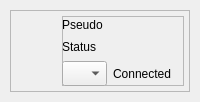
<?xml version="1.0" encoding="UTF-8"?>
<ui version="4.0">
 <class>Profile</class>
 <widget class="QWidget" name="Profile">
  <property name="geometry">
   <rect>
    <x>0</x>
    <y>0</y>
    <width>200</width>
    <height>102</height>
   </rect>
  </property>
  <property name="minimumSize">
   <size>
    <width>200</width>
    <height>50</height>
   </size>
  </property>
  <property name="maximumSize">
   <size>
    <width>200</width>
    <height>102</height>
   </size>
  </property>
  <property name="windowTitle">
   <string>Form</string>
  </property>
  <property name="styleSheet">
   <string notr="true"/>
  </property>
  <layout class="QHBoxLayout" name="horizontalLayout_4">
   <property name="spacing">
    <number>0</number>
   </property>
   <property name="leftMargin">
    <number>10</number>
   </property>
   <property name="topMargin">
    <number>10</number>
   </property>
   <property name="rightMargin">
    <number>10</number>
   </property>
   <property name="bottomMargin">
    <number>10</number>
   </property>
   <item>
    <widget class="QFrame" name="frame">
     <property name="frameShape">
      <enum>QFrame::StyledPanel</enum>
     </property>
     <property name="frameShadow">
      <enum>QFrame::Raised</enum>
     </property>
     <layout class="QHBoxLayout" name="horizontalLayout_3">
      <property name="leftMargin">
       <number>0</number>
      </property>
      <property name="topMargin">
       <number>0</number>
      </property>
      <property name="rightMargin">
       <number>0</number>
      </property>
      <property name="bottomMargin">
       <number>0</number>
      </property>
      <item>
       <layout class="QHBoxLayout" name="horizontalLayout_2">
        <property name="leftMargin">
         <number>5</number>
        </property>
        <property name="topMargin">
         <number>5</number>
        </property>
        <property name="rightMargin">
         <number>5</number>
        </property>
        <property name="bottomMargin">
         <number>5</number>
        </property>
        <item>
         <widget class="QLabel" name="_img">
          <property name="minimumSize">
           <size>
            <width>40</width>
            <height>40</height>
           </size>
          </property>
          <property name="maximumSize">
           <size>
            <width>40</width>
            <height>40</height>
           </size>
          </property>
          <property name="text">
           <string/>
          </property>
          <property name="pixmap">
           <pixmap resource="BabelImgPack.qrc">:/images/ImgBase.png</pixmap>
          </property>
         </widget>
        </item>
        <item>
         <widget class="QFrame" name="_frame">
          <property name="frameShape">
           <enum>QFrame::StyledPanel</enum>
          </property>
          <property name="frameShadow">
           <enum>QFrame::Raised</enum>
          </property>
          <widget class="QWidget" name="">
           <property name="geometry">
            <rect>
             <x>0</x>
             <y>0</y>
             <width>116</width>
             <height>73</height>
            </rect>
           </property>
           <layout class="QVBoxLayout" name="verticalLayout">
            <item>
             <widget class="QLabel" name="_pseudo">
              <property name="minimumSize">
               <size>
                <width>50</width>
                <height>15</height>
               </size>
              </property>
              <property name="maximumSize">
               <size>
                <width>150</width>
                <height>15</height>
               </size>
              </property>
              <property name="text">
               <string>Pseudo</string>
              </property>
             </widget>
            </item>
            <item>
             <widget class="QLabel" name="_email">
              <property name="minimumSize">
               <size>
                <width>50</width>
                <height>15</height>
               </size>
              </property>
              <property name="maximumSize">
               <size>
                <width>150</width>
                <height>15</height>
               </size>
              </property>
              <property name="text">
               <string>Status</string>
              </property>
             </widget>
            </item>
            <item>
             <layout class="QHBoxLayout" name="horizontalLayout">
              <item>
               <widget class="QComboBox" name="_comboBox_2">
                <property name="minimumSize">
                 <size>
                  <width>40</width>
                  <height>25</height>
                 </size>
                </property>
                <property name="maximumSize">
                 <size>
                  <width>45</width>
                  <height>35</height>
                 </size>
                </property>
               </widget>
              </item>
              <item>
               <widget class="QLabel" name="_status">
                <property name="minimumSize">
                 <size>
                  <width>50</width>
                  <height>15</height>
                 </size>
                </property>
                <property name="maximumSize">
                 <size>
                  <width>100</width>
                  <height>15</height>
                 </size>
                </property>
                <property name="text">
                 <string>Connected</string>
                </property>
               </widget>
              </item>
             </layout>
            </item>
           </layout>
          </widget>
         </widget>
        </item>
       </layout>
      </item>
     </layout>
    </widget>
   </item>
  </layout>
 </widget>
 <resources>
  <include location="BabelImgPack.qrc"/>
 </resources>
 <connections/>
</ui>
